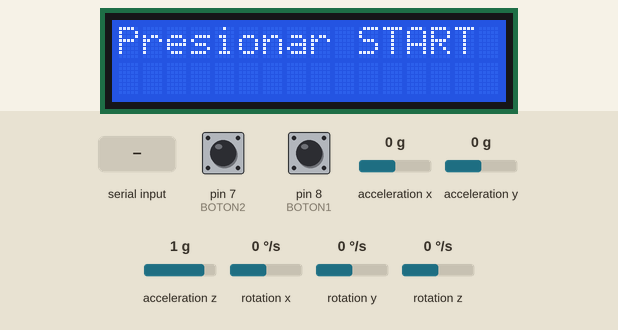
Simulated run of this sketch. Board: Arduino Uno, built with avr-gcc and run on an emulated ATmega328P. On the bench: 16×2 character LCD. The inputs (shaded band) are chosen by the test bench; at power-on: pin 8 (BOTON1) LOW, pin 7 (BOTON2) LOW, acceleration x 0 g, acceleration y 0 g, acceleration z 1 g, rotation x 0 °/s, rotation y 0 °/s, rotation z 0 °/s. What the sketch prints to the serial monitor is not drawn.

Above: at 7.3 s.
7.4 s: pin 8 (BOTON1) pulled HIGH for 0.6 s
At 10.2 s:
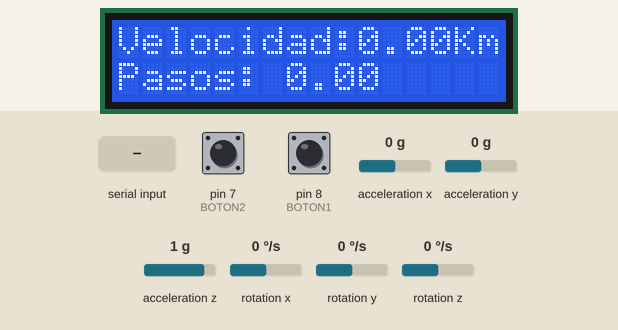
11.0 s: pin 7 (BOTON2) pulled HIGH for 0.6 s
At 12.4 s:
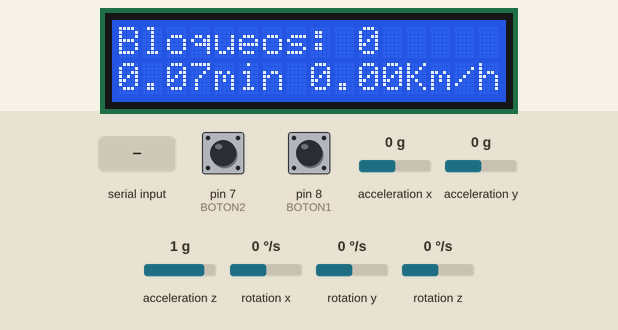
13.1 s: "START\n" received over the second serial link
At 14.6 s:
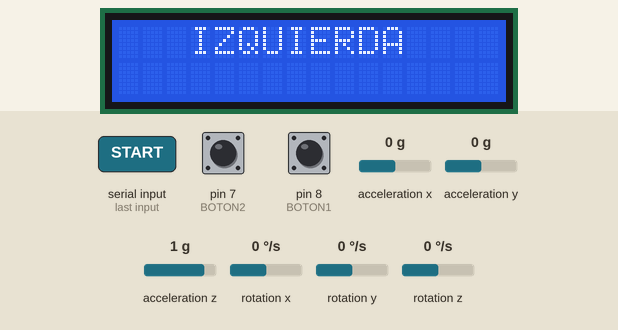
15.6 s: pin 7 (BOTON2) pulled HIGH for 1 s
At 17.2 s:
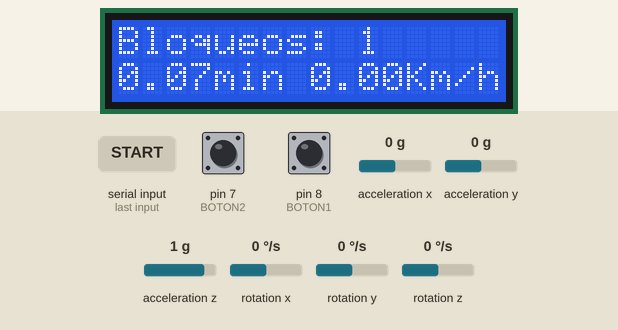
18.1 s: pin 8 (BOTON1) pulled HIGH for 1 s
At 19.0 s:
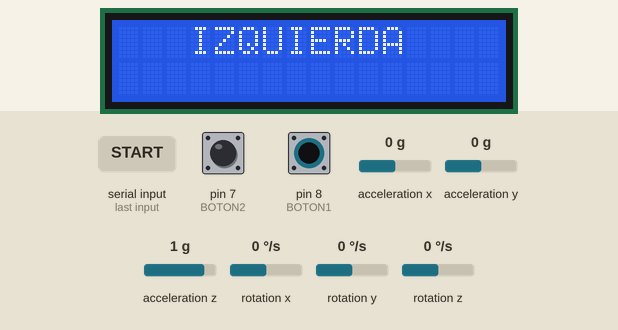
20.6 s: pin 7 (BOTON2) pulled HIGH for 3.2 s
At 21.8 s:
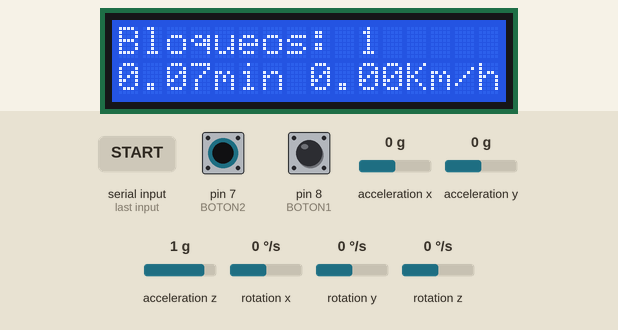
Timing chart, 0 to 23.6 s (numbered marks = the images above; inputs shaded):
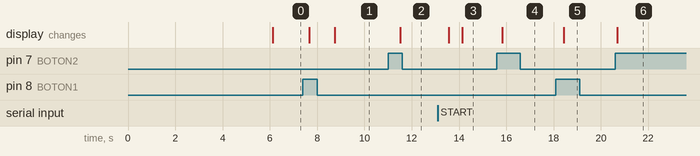

Measured:
- after the input at 7.4 s, the display: first changes after 0.26 s (image 1 shows a later state)
- after the input at 11.0 s, the display: changes after 0.52 s (image 2)
- after the input at 13.1 s, the display: first changes after 0.47 s (image 3 shows a later state)
- after the input at 15.6 s, the display: changes after 0.23 s (image 4)
- after the input at 18.1 s, the display: changes after 0.32 s (image 5)
- after the input at 20.6 s, the display: changes after 0.09 s (image 6)

The sketch:

v3.0_botonesHTML.ino
```cpp
// Control del MPU6050 mediante la libreria I2C
// Libreria MPU6050.h requiere I2Cdev.h
// Libreria I2Cdev.h requiere Wire.h

#include "I2Cdev.h"
#include "MPU6050.h"
#include "Wire.h"
#include <LiquidCrystal_I2C.h>
#include <SoftwareSerial.h>

// El MPU6050 presenta por defecto una direccion de 0x68
MPU6050 mpu;

// Crear el objeto LCD
LiquidCrystal_I2C lcd(0x27, 16,2);

// Crear instancia de SoftwareSerial para el HC-05
SoftwareSerial btSerial(10, 11);

// Valores sin procesar (valores RAW) del acelerometro y giroscopio (ejes x, y, z)
int ax, ay, az; // rango por defecto: -2g a +2g
int gx, gy, gz; // rango por defecto: -250°/sec a +250°/sec


// Valores en el Sistema Internacional
const float accEscala = (2.0 * 9.81 )/ 32768.0;
const float gyroEscala = 250.0 / 32768.0;

////////////////////////////////// VARIABLES /////////////////////////////////////
String command = ""; // Variable para almacenar el comando recibido

String texto = "";  // texto de entrada
int boton1 = 0;     // flag para el botón START
float contP = 0;    // numero de pasos
int bloqueos = 0;   // numero de bloqueos
int cont = 0;       // flag de bloqueos
int pierna = 0;     // flag paso 0: vertical o atras, 1: delante

unsigned long tiempo1 = 0;          // inicio
unsigned long tiempo2 = 0;          // fin
unsigned long tiempo = 0;           // tiempo transcurrido
unsigned long tiempo_actividad = 0; // tiempo de actividad total

float cont_espera = 0;  // tiempo entre un paso y el siguiente
int altura = 0;         // altura del paciente
float cte = 0.000f;     // constante para obtener la longitud del paso
float velocidad = 0.0;  // velocidad
float sum_vel = 0.0;    // sumatorio de la velocidad
int cont_vel = 0;       // contador de lecturas de la velocidad
float mean_vel = 0.0;   // velocidad media
float frecuencia;       // frecuencia
float actividad_min;    // tiempo de actividad en minutos


////////////////////////////////// FUNCIONES /////////////////////////////////////

void printMedidas(){
  // Funcion que muestra los valores de salida de los sensores inerciales en el Sistema Internacional. Pantalla LCD
  Serial.print(F("a[x y z](m/s2):\t"));
  Serial.print(ax * accEscala); Serial.print("\t");
  Serial.print(ay * accEscala); Serial.print("\t");
  Serial.println(az * accEscala);
  Serial.print(F("g[x y z](deg/s):\t"));
  Serial.print(gx * gyroEscala); Serial.print("\t");
  Serial.print(gy * gyroEscala); Serial.print("\t");
  Serial.println(gz * gyroEscala);
}

void contarPasos(){
  // Funcion que lee los valores del acelerometro y contabiliza los pasos.

    cont_espera = cont_espera + 0.5; // contar el tiempo que tarda en dar un paso

        // VALORES PARA LA PIERNA
    // si la pierna izquierda está hacia delante
    if ((ay * accEscala) >= 0.5 ) {
      if (pierna == 0){ // si antes la pierna estaba en posición de reposo
        pierna = 1;
      }
    // si la pierna está en posición vertical o hacia detrás (posición de reposo)
    } else {
      if (pierna == 1){ // si antes estaba en movimiento
        pierna = 0;
        cont_espera = 0;
        contP += 2;

      }
    }
}

////////////////////////////////////////////////////////// CONFIGURACIÓN DEL ///////////////////////////////////////////////////////////
//////////////////////////////////////////////////////////    PROGRAMA       ///////////////////////////////////////////////////////////

void setup()
{

  pinMode(8,INPUT); //BOTON1
  pinMode(7,INPUT); //BOTON2

  Serial.begin(9600);     // Iniciar la comunicación Serial con el PC
  btSerial.begin(9600);   // Iniciar la comunicación Serial con el HC-05
  Wire.begin();           // Iniciar I2C
  mpu.initialize();       // Iniciar mpu
  lcd.init();             // Iniciar LCD
  lcd.backlight();
  lcd.clear();

  // Comprobar que el sensor esta iniciado correctamente
  if (mpu.testConnection()) Serial.println("Sensor se ha iniciado correctamente");
    else Serial.println("Se ha producido un error al iniciar el sensor");

  // Introducir la altura
  Serial.print("Introduce la altura del paciente (cm): ");
  delay(3000);

  // Mostrar la altura y convertirla a entero
  texto = 155; // fijo para pruebas ------------------------
  Serial.println(texto);
  altura = texto.toInt();

  // Introducir el sexo
  Serial.print("Introduce el sexo del paciente: ");
  delay(3000);

  // Mostrar el sexo
  texto = "mujer"; // fijo para pruebas--------------------
  Serial.println(texto);

  // Si se trata de una mujer
  if (texto == "mujer"){
    cte = 0.413f;

  // si se trata de un hombre
  } else {
    cte = 0.415f;
  }

  //Serial.println("Presionar START...");
  lcd.setCursor(0, 0);
  lcd.print("Presionar START");
  btSerial.println("Presionar START");
}


////////////////////////////////////////////////////////// PROGRAMA PRINCIPAL ///////////////////////////////////////////////////////////

void loop(){

  // Verificar si hay un comando disponible a través de Bluetooth
  if (btSerial.available()) {
    command = btSerial.readStringUntil('\n');
    if (command == "START") {
      boton1 = 1; // Iniciar la actividad como si se presionara el botón físico
      tiempo1 = millis() / 1000;
      lcd.clear();
    } else if (command == "STOP") {
      boton1 = 0; // Finalizar la actividad como si se presionara el botón físico
      // Aquí puedes agregar cualquier lógica adicional necesaria para finalizar la actividad
    }
  }

  // PRESIONAR BOTON START
  if (digitalRead(8) == HIGH){
    boton1 = 1;              // cambiar el estado del boton
    tiempo1 = millis()/1000; // inicializamos el tiempo
    lcd.clear();             // borrar el contenido del lcd
  }

  // INICIO DE LA MARCHA
  if (boton1 == 1){

    // Leer el tiempo en ese instante y dividirlo entre 1000 para obtener el tiempo en segundos
    tiempo2 = millis()/1000;
    mpu.getAcceleration(&ax, &ay, &az); // leer ejes del acelerometro
    mpu.getRotation(&gx, &gy, &gz);     // leer ejes del giroscopio

    //printMedidas();

    // PASOS
    //Serial.print("Pasos: ");
    contarPasos(); // contamos los pasos
    //Serial.println(contP);
    lcd.setCursor(0, 1);
    lcd.print("Pasos:");
    lcd.setCursor(7, 1);
    lcd.print(contP);

    // TIEMPO
    //Serial.print("Tiempo (s): ");
    //Serial.println(tiempo);
    lcd.setCursor(0, 0);
    lcd.print("Tiempo:");
    lcd.setCursor(8, 0);
    lcd.print(tiempo);
    lcd.setCursor(11, 0);
    lcd.print("s");

    // FRECUENCIA
    frecuencia = (contP/tiempo);

    //VELOCIDAD (Km/h)
    velocidad = frecuencia*60*60*cte*altura/100000.;

    lcd.setCursor(0, 0);
    lcd.print("Velocidad:");
    lcd.setCursor(10, 0);
    lcd.print(velocidad);
    lcd.setCursor(14, 0);
    lcd.print("Km/h");

    // mientras entre un paso y el siguiente haya menos de 5 segundos
    if (cont_espera < 5){
      tiempo += tiempo2 - tiempo1;           // incrementar tiempo
      tiempo_actividad += tiempo2 - tiempo1; // incrementar tiempo actividad
      cont = 0;                              // contador a 0

      // si la velocidad es menor de 100
      if (velocidad < 100){
        sum_vel = sum_vel + velocidad ; // sumar velocidad al total
        cont_vel ++;                    // incrementar contador

        // mostrar velocidad
        Serial.print("Velocidad:");
        Serial.print(velocidad);
        Serial.println(" Km/h");
      }
    }

    // Actualizar tiempo
    tiempo1 = tiempo2;

    // Si tarda más de 5 segundos en dar el siguiente paso
    if (cont_espera >= 5){

      cont++; // incrementar contador

      // la primera vez que detecta el bloqueo
      if (cont == 1){
        bloqueos++; // incrementar el número de bloqueos
      }

      // mostrar en el lcd un mensaje de aviso
      lcd.clear();
      lcd.setCursor(3, 0);
      lcd.print("IZQUIERDA");

      // restart
      tiempo = 0;
      contP = 0;

    }

  }


  // FIN DE LA MARCHA
  if (digitalRead(7)==HIGH){
    boton1 = 0;

    lcd.clear();

    // Número de bloqueos
    lcd.setCursor(0,0);
    lcd.print("Bloqueos:");
    lcd.setCursor(10, 0);
    lcd.print(bloqueos);

    Serial.print(F("Número de bloqueos:\t"));
    Serial.println(bloqueos);

    // Tiempo total de actividad
    lcd.setCursor(0, 1);
    //lcd.print("Actividad:");
    //lcd.setCursor(11, 1);
    actividad_min = tiempo_actividad/60.;
    lcd.print(actividad_min);
    lcd.setCursor(4, 1);
    lcd.print("min");

    Serial.print(F("Tiempo de actividad:\t"));
    Serial.print(actividad_min);
    Serial.println(" min");

    // Velocidad media
    //lcd.setCursor(0, 2);
    //lcd.print("V media:");
    lcd.setCursor(8, 1);
    mean_vel = sum_vel/cont_vel;
    lcd.print(mean_vel);
    lcd.setCursor(12, 1);
    lcd.print("Km/h");

    Serial.print(F("Velocidad media:\t"));
    Serial.print(mean_vel);
    Serial.print(" Km/h");

     }

  delay(500); // leer cada medio segundo
}
```
